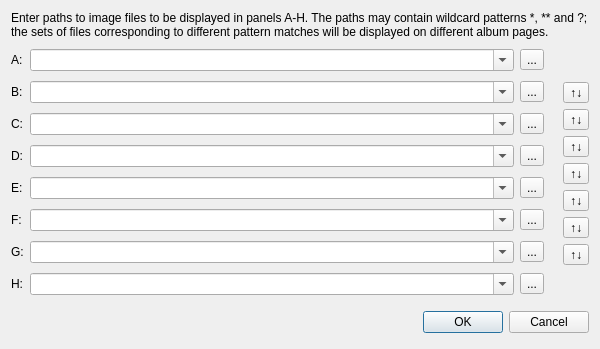
<?xml version="1.0" encoding="UTF-8"?>
<ui version="4.0">
 <class>AlbumEditorDialogClass</class>
 <widget class="QDialog" name="AlbumEditorDialogClass">
  <property name="geometry">
   <rect>
    <x>0</x>
    <y>0</y>
    <width>600</width>
    <height>349</height>
   </rect>
  </property>
  <property name="sizePolicy">
   <sizepolicy hsizetype="Preferred" vsizetype="Fixed">
    <horstretch>0</horstretch>
    <verstretch>0</verstretch>
   </sizepolicy>
  </property>
  <property name="windowTitle">
   <string>AlbumEditorDialog</string>
  </property>
  <layout class="QHBoxLayout" name="horizontalLayout_2">
   <item>
    <layout class="QVBoxLayout" name="verticalLayout">
     <property name="sizeConstraint">
      <enum>QLayout::SetFixedSize</enum>
     </property>
     <item>
      <widget class="QLabel" name="promptLabel">
       <property name="text">
        <string>Enter paths to image files to be displayed in panels A-H. The paths may contain wildcard patterns *, ** and ?; the sets of files corresponding to different pattern matches will be displayed on different album pages.</string>
       </property>
       <property name="wordWrap">
        <bool>true</bool>
       </property>
      </widget>
     </item>
     <item>
      <layout class="QHBoxLayout" name="horizontalLayout">
       <item>
        <layout class="QGridLayout" name="gridLayout" columnstretch="0,1,0,0">
         <item row="6" column="0">
          <widget class="QLabel" name="labelF">
           <property name="text">
            <string>F:</string>
           </property>
          </widget>
         </item>
         <item row="4" column="2">
          <widget class="QToolButton" name="fileDialogButtonD">
           <property name="text">
            <string>...</string>
           </property>
          </widget>
         </item>
         <item row="1" column="1">
          <widget class="QComboBox" name="patternAComboBox">
           <property name="editable">
            <bool>true</bool>
           </property>
          </widget>
         </item>
         <item row="7" column="0">
          <widget class="QLabel" name="labelG">
           <property name="text">
            <string>G:</string>
           </property>
          </widget>
         </item>
         <item row="8" column="0">
          <widget class="QLabel" name="labelH">
           <property name="text">
            <string>H:</string>
           </property>
          </widget>
         </item>
         <item row="7" column="2">
          <widget class="QToolButton" name="fileDialogButtonG">
           <property name="text">
            <string>...</string>
           </property>
          </widget>
         </item>
         <item row="5" column="0">
          <widget class="QLabel" name="labelE">
           <property name="text">
            <string>E:</string>
           </property>
          </widget>
         </item>
         <item row="7" column="1">
          <widget class="QComboBox" name="patternGComboBox">
           <property name="editable">
            <bool>true</bool>
           </property>
          </widget>
         </item>
         <item row="8" column="2">
          <widget class="QToolButton" name="fileDialogButtonH">
           <property name="text">
            <string>...</string>
           </property>
          </widget>
         </item>
         <item row="3" column="1">
          <widget class="QComboBox" name="patternCComboBox">
           <property name="editable">
            <bool>true</bool>
           </property>
          </widget>
         </item>
         <item row="1" column="2">
          <widget class="QToolButton" name="fileDialogButtonA">
           <property name="text">
            <string>...</string>
           </property>
          </widget>
         </item>
         <item row="5" column="2">
          <widget class="QToolButton" name="fileDialogButtonE">
           <property name="text">
            <string>...</string>
           </property>
          </widget>
         </item>
         <item row="1" column="3">
          <widget class="QLabel" name="infoLabelA">
           <property name="text">
            <string/>
           </property>
           <property name="pixmap">
            <pixmap resource="crystalsvg.qrc">:/icons/crystalsvg/16x16/dialog-information.png</pixmap>
           </property>
          </widget>
         </item>
         <item row="1" column="0">
          <widget class="QLabel" name="labelA">
           <property name="text">
            <string>A:</string>
           </property>
          </widget>
         </item>
         <item row="6" column="1">
          <widget class="QComboBox" name="patternFComboBox">
           <property name="editable">
            <bool>true</bool>
           </property>
          </widget>
         </item>
         <item row="2" column="0">
          <widget class="QLabel" name="labelB">
           <property name="text">
            <string>B:</string>
           </property>
          </widget>
         </item>
         <item row="6" column="2">
          <widget class="QToolButton" name="fileDialogButtonF">
           <property name="text">
            <string>...</string>
           </property>
          </widget>
         </item>
         <item row="3" column="2">
          <widget class="QToolButton" name="fileDialogButtonC">
           <property name="text">
            <string>...</string>
           </property>
          </widget>
         </item>
         <item row="5" column="1">
          <widget class="QComboBox" name="patternEComboBox">
           <property name="editable">
            <bool>true</bool>
           </property>
          </widget>
         </item>
         <item row="3" column="0">
          <widget class="QLabel" name="labelC">
           <property name="text">
            <string>C:</string>
           </property>
          </widget>
         </item>
         <item row="2" column="2">
          <widget class="QToolButton" name="fileDialogButtonB">
           <property name="text">
            <string>...</string>
           </property>
          </widget>
         </item>
         <item row="2" column="1">
          <widget class="QComboBox" name="patternBComboBox">
           <property name="editable">
            <bool>true</bool>
           </property>
          </widget>
         </item>
         <item row="4" column="1">
          <widget class="QComboBox" name="patternDComboBox">
           <property name="editable">
            <bool>true</bool>
           </property>
          </widget>
         </item>
         <item row="4" column="0">
          <widget class="QLabel" name="labelD">
           <property name="text">
            <string>D:</string>
           </property>
          </widget>
         </item>
         <item row="8" column="1">
          <widget class="QComboBox" name="patternHComboBox">
           <property name="editable">
            <bool>true</bool>
           </property>
          </widget>
         </item>
         <item row="2" column="3">
          <widget class="QLabel" name="infoLabelB">
           <property name="text">
            <string/>
           </property>
           <property name="pixmap">
            <pixmap resource="crystalsvg.qrc">:/icons/crystalsvg/16x16/dialog-information.png</pixmap>
           </property>
          </widget>
         </item>
         <item row="3" column="3">
          <widget class="QLabel" name="infoLabelC">
           <property name="text">
            <string/>
           </property>
           <property name="pixmap">
            <pixmap resource="crystalsvg.qrc">:/icons/crystalsvg/16x16/dialog-information.png</pixmap>
           </property>
          </widget>
         </item>
         <item row="4" column="3">
          <widget class="QLabel" name="infoLabelD">
           <property name="text">
            <string/>
           </property>
           <property name="pixmap">
            <pixmap resource="crystalsvg.qrc">:/icons/crystalsvg/16x16/dialog-information.png</pixmap>
           </property>
          </widget>
         </item>
         <item row="5" column="3">
          <widget class="QLabel" name="infoLabelE">
           <property name="text">
            <string/>
           </property>
           <property name="pixmap">
            <pixmap resource="crystalsvg.qrc">:/icons/crystalsvg/16x16/dialog-information.png</pixmap>
           </property>
          </widget>
         </item>
         <item row="6" column="3">
          <widget class="QLabel" name="infoLabelF">
           <property name="text">
            <string/>
           </property>
           <property name="pixmap">
            <pixmap resource="crystalsvg.qrc">:/icons/crystalsvg/16x16/dialog-information.png</pixmap>
           </property>
          </widget>
         </item>
         <item row="7" column="3">
          <widget class="QLabel" name="infoLabelG">
           <property name="text">
            <string/>
           </property>
           <property name="pixmap">
            <pixmap resource="crystalsvg.qrc">:/icons/crystalsvg/16x16/dialog-information.png</pixmap>
           </property>
          </widget>
         </item>
         <item row="8" column="3">
          <widget class="QLabel" name="infoLabelH">
           <property name="text">
            <string/>
           </property>
           <property name="pixmap">
            <pixmap resource="crystalsvg.qrc">:/icons/crystalsvg/16x16/dialog-information.png</pixmap>
           </property>
          </widget>
         </item>
        </layout>
       </item>
       <item>
        <layout class="QVBoxLayout" name="swapButtonsLayout" stretch="1,0,0,0,0,0,0,0,1">
         <item>
          <spacer name="verticalSpacer">
           <property name="orientation">
            <enum>Qt::Vertical</enum>
           </property>
           <property name="sizeHint" stdset="0">
            <size>
             <width>10</width>
             <height>5</height>
            </size>
           </property>
          </spacer>
         </item>
         <item>
          <widget class="QToolButton" name="swapABButton">
           <property name="toolTip">
            <string>Swap patterns A and B</string>
           </property>
           <property name="text">
            <string>↑↓</string>
           </property>
          </widget>
         </item>
         <item>
          <widget class="QToolButton" name="swapBCButton">
           <property name="toolTip">
            <string>Swap patterns B and C</string>
           </property>
           <property name="text">
            <string>↑↓</string>
           </property>
          </widget>
         </item>
         <item>
          <widget class="QToolButton" name="swapCDButton">
           <property name="toolTip">
            <string>Swap patterns C and D</string>
           </property>
           <property name="text">
            <string>↑↓</string>
           </property>
          </widget>
         </item>
         <item>
          <widget class="QToolButton" name="swapDEButton">
           <property name="toolTip">
            <string>Swap patterns D and E</string>
           </property>
           <property name="text">
            <string>↑↓</string>
           </property>
          </widget>
         </item>
         <item>
          <widget class="QToolButton" name="swapEFButton">
           <property name="toolTip">
            <string>Swap patterns E and F</string>
           </property>
           <property name="text">
            <string>↑↓</string>
           </property>
          </widget>
         </item>
         <item>
          <widget class="QToolButton" name="swapFGButton">
           <property name="toolTip">
            <string>Swap patterns F and G</string>
           </property>
           <property name="text">
            <string>↑↓</string>
           </property>
          </widget>
         </item>
         <item>
          <widget class="QToolButton" name="swapGHButton">
           <property name="toolTip">
            <string>Swap patterns G and H</string>
           </property>
           <property name="text">
            <string>↑↓</string>
           </property>
          </widget>
         </item>
         <item>
          <spacer name="verticalSpacer_2">
           <property name="orientation">
            <enum>Qt::Vertical</enum>
           </property>
           <property name="sizeHint" stdset="0">
            <size>
             <width>10</width>
             <height>5</height>
            </size>
           </property>
          </spacer>
         </item>
        </layout>
       </item>
      </layout>
     </item>
     <item>
      <layout class="QHBoxLayout" name="buttonsLayout">
       <property name="spacing">
        <number>6</number>
       </property>
       <property name="sizeConstraint">
        <enum>QLayout::SetDefaultConstraint</enum>
       </property>
       <property name="margin" stdset="0">
        <number>0</number>
       </property>
       <item>
        <spacer>
         <property name="orientation">
          <enum>Qt::Horizontal</enum>
         </property>
         <property name="sizeHint" stdset="0">
          <size>
           <width>131</width>
           <height>31</height>
          </size>
         </property>
        </spacer>
       </item>
       <item>
        <widget class="QPushButton" name="okButton">
         <property name="text">
          <string>OK</string>
         </property>
         <property name="default">
          <bool>true</bool>
         </property>
        </widget>
       </item>
       <item>
        <widget class="QPushButton" name="cancelButton">
         <property name="text">
          <string>Cancel</string>
         </property>
        </widget>
       </item>
      </layout>
     </item>
    </layout>
   </item>
  </layout>
 </widget>
 <layoutdefault spacing="6" margin="11"/>
 <tabstops>
  <tabstop>patternAComboBox</tabstop>
  <tabstop>fileDialogButtonA</tabstop>
  <tabstop>patternBComboBox</tabstop>
  <tabstop>fileDialogButtonB</tabstop>
  <tabstop>patternCComboBox</tabstop>
  <tabstop>fileDialogButtonC</tabstop>
  <tabstop>patternDComboBox</tabstop>
  <tabstop>fileDialogButtonD</tabstop>
  <tabstop>patternEComboBox</tabstop>
  <tabstop>fileDialogButtonE</tabstop>
  <tabstop>patternFComboBox</tabstop>
  <tabstop>fileDialogButtonF</tabstop>
  <tabstop>patternGComboBox</tabstop>
  <tabstop>fileDialogButtonG</tabstop>
  <tabstop>patternHComboBox</tabstop>
  <tabstop>fileDialogButtonH</tabstop>
  <tabstop>okButton</tabstop>
  <tabstop>cancelButton</tabstop>
 </tabstops>
 <resources>
  <include location="crystalsvg.qrc"/>
 </resources>
 <connections>
  <connection>
   <sender>cancelButton</sender>
   <signal>clicked()</signal>
   <receiver>AlbumEditorDialogClass</receiver>
   <slot>reject()</slot>
   <hints>
    <hint type="sourcelabel">
     <x>589</x>
     <y>334</y>
    </hint>
    <hint type="destinationlabel">
     <x>299</x>
     <y>93</y>
    </hint>
   </hints>
  </connection>
 </connections>
</ui>
